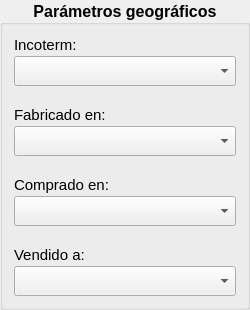
              <widget class="QGroupBox" name="groupGeographical">
               <property name="sizePolicy">
                <sizepolicy hsizetype="Minimum" vsizetype="Minimum">
                 <horstretch>0</horstretch>
                 <verstretch>0</verstretch>
                </sizepolicy>
               </property>
               <property name="minimumSize">
                <size>
                 <width>250</width>
                 <height>0</height>
                </size>
               </property>
               <property name="font">
                <font>
                 <pointsize>12</pointsize>
                 <weight>75</weight>
                 <bold>true</bold>
                </font>
               </property>
               <property name="title">
                <string>Parámetros geográficos</string>
               </property>
               <property name="alignment">
                <set>Qt::AlignCenter</set>
               </property>
               <layout class="QVBoxLayout" name="verticalLayout_7">
                <property name="spacing">
                 <number>20</number>
                </property>
                <item>
                 <layout class="QVBoxLayout" name="verticalLayout_23">
                  <property name="spacing">
                   <number>2</number>
                  </property>
                  <item>
                   <widget class="QLabel" name="labelIncoterm">
                    <property name="font">
                     <font>
                      <pointsize>11</pointsize>
                      <weight>50</weight>
                      <bold>false</bold>
                     </font>
                    </property>
                    <property name="text">
                     <string>Incoterm:</string>
                    </property>
                    <property name="alignment">
                     <set>Qt::AlignLeading|Qt::AlignLeft|Qt::AlignVCenter</set>
                    </property>
                   </widget>
                  </item>
                  <item>
                   <widget class="QComboBox" name="comboIncoterm">
                    <property name="minimumSize">
                     <size>
                      <width>0</width>
                      <height>30</height>
                     </size>
                    </property>
                    <property name="font">
                     <font>
                      <weight>50</weight>
                      <bold>false</bold>
                     </font>
                    </property>
                   </widget>
                  </item>
                 </layout>
                </item>
                <item>
                 <layout class="QVBoxLayout" name="verticalLayout_24">
                  <property name="spacing">
                   <number>2</number>
                  </property>
                  <item>
                   <widget class="QLabel" name="labelMadeIn">
                    <property name="font">
                     <font>
                      <pointsize>11</pointsize>
                      <weight>50</weight>
                      <bold>false</bold>
                     </font>
                    </property>
                    <property name="text">
                     <string>Fabricado en:</string>
                    </property>
                    <property name="alignment">
                     <set>Qt::AlignLeading|Qt::AlignLeft|Qt::AlignVCenter</set>
                    </property>
                   </widget>
                  </item>
                  <item>
                   <widget class="QComboBox" name="comboMadeIn">
                    <property name="minimumSize">
                     <size>
                      <width>0</width>
                      <height>30</height>
                     </size>
                    </property>
                    <property name="font">
                     <font>
                      <weight>50</weight>
                      <bold>false</bold>
                     </font>
                    </property>
                   </widget>
                  </item>
                 </layout>
                </item>
                <item>
                 <layout class="QVBoxLayout" name="verticalLayout_25">
                  <property name="spacing">
                   <number>2</number>
                  </property>
                  <item>
                   <widget class="QLabel" name="labelOrigin">
                    <property name="font">
                     <font>
                      <pointsize>11</pointsize>
                      <weight>50</weight>
                      <bold>false</bold>
                     </font>
                    </property>
                    <property name="text">
                     <string>Comprado en:</string>
                    </property>
                    <property name="alignment">
                     <set>Qt::AlignLeading|Qt::AlignLeft|Qt::AlignVCenter</set>
                    </property>
                   </widget>
                  </item>
                  <item>
                   <widget class="QComboBox" name="comboOrigin">
                    <property name="minimumSize">
                     <size>
                      <width>0</width>
                      <height>30</height>
                     </size>
                    </property>
                    <property name="font">
                     <font>
                      <weight>50</weight>
                      <bold>false</bold>
                     </font>
                    </property>
                   </widget>
                  </item>
                 </layout>
                </item>
                <item>
                 <layout class="QVBoxLayout" name="verticalLayout_26">
                  <property name="spacing">
                   <number>2</number>
                  </property>
                  <item>
                   <widget class="QLabel" name="labelDestination">
                    <property name="font">
                     <font>
                      <pointsize>11</pointsize>
                      <weight>50</weight>
                      <bold>false</bold>
                     </font>
                    </property>
                    <property name="text">
                     <string>Vendido a:</string>
                    </property>
                    <property name="alignment">
                     <set>Qt::AlignLeading|Qt::AlignLeft|Qt::AlignVCenter</set>
                    </property>
                   </widget>
                  </item>
                  <item>
                   <widget class="QComboBox" name="comboDestination">
                    <property name="minimumSize">
                     <size>
                      <width>0</width>
                      <height>30</height>
                     </size>
                    </property>
                    <property name="font">
                     <font>
                      <weight>50</weight>
                      <bold>false</bold>
                     </font>
                    </property>
                   </widget>
                  </item>
                 </layout>
                </item>
               </layout>
              </widget>
